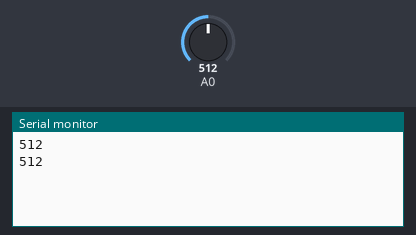
Bench run of a sketch on a simulated Arduino Uno, built with avr-gcc and run on an emulated ATmega328P. Parts: the last lines printed to the serial monitor. Inputs (shaded band) come from the test bench; at power-on: A0 = 512.

Above: at 1.2 s.
1.3 s: A0 set to 716
At 2.6 s:
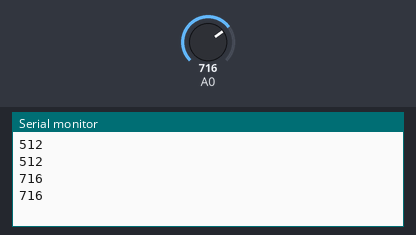
2.8 s: A0 set to 900
At 4.9 s:
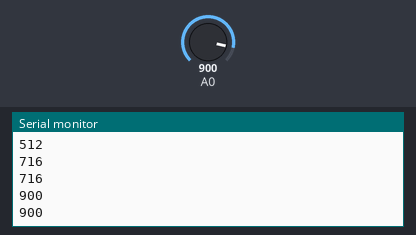
Timing chart, 0 to 6.4 s (numbered marks = the images above; inputs shaded):
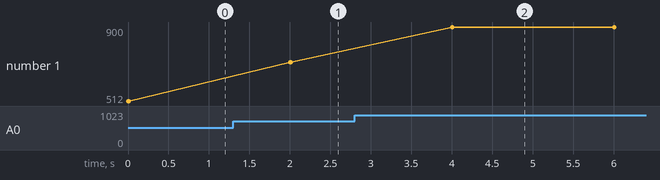

Measured:
- after the input at 1.3 s, the serial monitor: prints a new line after 0.70 s (image 1)
- after the input at 2.8 s, the serial monitor: prints a new line after 1.2 s (image 2)
- plotted number 1: 512 → 716 after the input at 1.3 s, 716 → 900 after the input at 2.8 s

The sketch:

heart.ino
```cpp
int analogValue;          // This is where we'll store our audio to digital value.  More sound = higher number

boolean toggle = false;   // setup a boolean function called toggle which will help us to choose which mode we're in

// 2-dimensional array of row pin numbers:
const int row[8] = {
  19, 18, 17, 16, 15, 12, 2, 3
};

// 2-dimensional array of column pin numbers:
const int col[8] = {
  4, 5, 6, 7, 8, 9, 10, 11
};

// 2-dimensional array of pixels:
int pixels[8][8];

int count = 1000;

char str[] = "FABCDEDCBA";
int strLen = sizeof(str);
int ptrChar = 0;


typedef bool charMapType[8][8];

const charMapType charBlank = {
  {0, 0, 0, 0, 0, 0, 0, 0},
  {0, 0, 0, 0, 0, 0, 0, 0},
  {0, 0, 0, 0, 0, 0, 0, 0},
  {0, 0, 0, 1, 1, 0, 0, 0},
  {0, 0, 0, 1, 1, 0, 0, 0},
  {0, 0, 0, 0, 0, 0, 0, 0},
  {0, 0, 0, 0, 0, 0, 0, 0},
  {0, 0, 0, 0, 0, 0, 0, 0}
};

const charMapType heart0 = {
  {0, 0, 0, 0, 0, 0, 0, 0},
  {0, 0, 0, 0, 0, 0, 0, 0},
  {0, 0, 0, 0, 0, 0, 0, 0},
  {0, 0, 0, 0, 0, 0, 0, 0},
  {0, 0, 0, 1, 1, 0, 0, 0},
  {0, 0, 0, 1, 1, 0, 0, 0},
  {0, 0, 0, 0, 0, 0, 0, 0},
  {0, 0, 0, 0, 0, 0, 0, 0}
};

const charMapType heart1 = {
  {0, 0, 0, 0, 0, 0, 0, 0},
  {0, 0, 0, 0, 0, 0, 0, 0},
  {0, 0, 0, 0, 0, 0, 0, 0},
  {0, 0, 0, 1, 1, 0, 0, 0},
  {0, 0, 1, 1, 1, 1, 0, 0},
  {0, 0, 1, 1, 1, 1, 0, 0},
  {0, 0, 0, 1, 1, 0, 0, 0},
  {0, 0, 0, 0, 0, 0, 0, 0}
};

const charMapType heart2 = {
  {0, 0, 0, 0, 0, 0, 0, 0},
  {0, 0, 0, 0, 0, 0, 0, 0},
  {0, 1, 1, 0, 0, 1, 1, 0},
  {1, 1, 1, 1, 1, 1, 1, 1},
  {1, 1, 1, 1, 1, 1, 1, 1},
  {0, 1, 1, 1, 1, 1, 1, 0},
  {0, 0, 1, 1, 1, 1, 0, 0},
  {0, 0, 0, 1, 1, 0, 0, 0}
};

const charMapType heart3 = {
  {0, 0, 0, 0, 0, 0, 0, 0},
  {0, 1, 1, 0, 0, 1, 1, 0},
  {1, 1, 1, 1, 1, 1, 1, 1},
  {1, 1, 1, 1, 1, 1, 1, 1},
  {0, 1, 1, 1, 1, 1, 1, 0},
  {0, 0, 1, 1, 1, 1, 0, 0},
  {0, 0, 0, 1, 1, 0, 0, 0},
  {0, 0, 0, 0, 0, 0, 0, 0}
};

const charMapType heart4 = {
  {0, 1, 1, 0, 0, 1, 1, 0},
  {1, 1, 1, 1, 1, 1, 1, 1},
  {1, 1, 1, 1, 1, 1, 1, 1},
  {0, 1, 1, 1, 1, 1, 1, 0},
  {0, 0, 1, 1, 1, 1, 0, 0},
  {0, 0, 0, 1, 1, 0, 0, 0},
  {0, 0, 0, 0, 0, 0, 0, 0},
  {0, 0, 0, 0, 0, 0, 0, 0}
};

const charMapType *charMap[6] = {&heart0, &heart1, &heart2, &heart3, &heart4, &charBlank};

void setup() {
  // initialize the I/O pins as outputs
  // iterate over the pins:
  for (int thisPin = 0; thisPin < 8; thisPin++) {
    // initialize the output pins:
    pinMode(col[thisPin], OUTPUT);
    pinMode(row[thisPin], OUTPUT);
    // take the row pins (i.e. the cathodes) high to ensure that
    // the LEDS are off:
    digitalWrite(row[thisPin], HIGH);
    Serial.begin(9600);
  }

  //setupScreen();
  setupChar();

}

void loop() {


  if (toggle == false)   // When you power up your arduino, boolean "toggle" is set to false, so the following section of code will                          //commence.  The "ELSE" is ignored for now.
    {
        refreshScreen();
      analogValue = analogRead(0);  // Take an analog reading from A0 line.  No sounds should be offer a returned value of "0"
      if (analogValue > 6)          // If higher than 8 is returned, then change state of boolean "toggle" to true, display analogValue to                                     // serial monitor and wait 200ms.
  // The higher the value in the above "if" statement, the less sensitive your clapper will be.  Use the serial monitor to calibrate to       // your wanted sensitivity =D
      {
        toggle = true;
        Serial.println(analogValue);

      }
    }
  else                            // If boolean "toggle" has beenchanged to true, then the above section of code will be ignored, and the                                     // code below will commence.
    {
      analogValue = analogRead(0);  // Take an analog reading from A0 line.  No sounds should be offer a returned value of "0"
      if (analogValue > 3)          // If higher than 8 is returned, then change state of boolean "toggle" back to false, print analogValue                                     // to serial monitor and wait 200ms.
      // The higher the value in the above "if" statement, the less sensitive your clapper will be.  Use the serial monitor to calibrate to       // your wanted sensitivity =D
      {
        setupChar();
        toggle = false;
        Serial.println(analogValue);
        delay(2000);
      }
    }

}

void setupChar(){
  char c = str[ptrChar];
  int offset = c - 'A';

  const charMapType *cMap = charMap[offset];
  //charMapType *cMap = &charDummy;

  for (int x = 0; x < 8; x++) {
    for (int y = 0; y < 8; y++) {
      bool v = (*cMap)[x][y];

      if(v){
        pixels[x][y] = LOW;
      }else{
        pixels[x][y] = HIGH;
      }
    }
  }

  ptrChar++;
  if(ptrChar>=strLen-1){
    ptrChar = 0;
  }

}

void refreshScreen() {
  // iterate over the cols (anodes):
  for (int thisCol = 0; thisCol < 8; thisCol++) {
    // take the col pin (anode) high:
    digitalWrite(col[thisCol], HIGH);
    // iterate over the rows (cathodes):
    for (int thisRow = 0; thisRow < 8; thisRow++) {
      // get the state of the current pixel;
      int thisPixel = pixels[thisRow][thisCol];
      // when the col is HIGH and the row is LOW,
      // the LED where they meet turns on:
      digitalWrite(row[thisRow], thisPixel);
      // turn the pixel off:
      if (thisPixel == LOW) {
        digitalWrite(row[thisRow], HIGH);
      }
    }
    // take the col pin low to turn off the whole row:
    digitalWrite(col[thisCol], LOW);
  }
}
```
